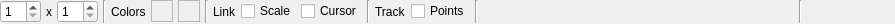
<?xml version="1.0" encoding="UTF-8"?>
<ui version="4.0">
 <class>PlotTableConfigWidget</class>
 <widget class="QWidget" name="PlotTableConfigWidget">
  <property name="geometry">
   <rect>
    <x>0</x>
    <y>0</y>
    <width>895</width>
    <height>24</height>
   </rect>
  </property>
  <property name="windowTitle">
   <string>Form</string>
  </property>
  <layout class="QGridLayout" name="gridLayout">
   <property name="horizontalSpacing">
    <number>5</number>
   </property>
   <property name="margin">
    <number>0</number>
   </property>
   <item row="0" column="18">
    <layout class="QHBoxLayout" name="horizontalLayout">
     <property name="spacing">
      <number>0</number>
     </property>
     <item>
      <widget class="QPushButton" name="pushButtonRun">
       <property name="minimumSize">
        <size>
         <width>22</width>
         <height>22</height>
        </size>
       </property>
       <property name="maximumSize">
        <size>
         <width>22</width>
         <height>22</height>
        </size>
       </property>
       <property name="cursor">
        <cursorShape>PointingHandCursor</cursorShape>
       </property>
       <property name="toolTip">
        <string>Run all plots</string>
       </property>
       <property name="text">
        <string/>
       </property>
       <property name="icon">
        <iconset>
         <normaloff>../resource/16x16/run.png</normaloff>../resource/16x16/run.png</iconset>
       </property>
       <property name="iconSize">
        <size>
         <width>16</width>
         <height>16</height>
        </size>
       </property>
       <property name="flat">
        <bool>true</bool>
       </property>
      </widget>
     </item>
     <item>
      <widget class="QPushButton" name="pushButtonPause">
       <property name="minimumSize">
        <size>
         <width>22</width>
         <height>22</height>
        </size>
       </property>
       <property name="maximumSize">
        <size>
         <width>22</width>
         <height>22</height>
        </size>
       </property>
       <property name="cursor">
        <cursorShape>PointingHandCursor</cursorShape>
       </property>
       <property name="toolTip">
        <string>Pause all plots</string>
       </property>
       <property name="text">
        <string/>
       </property>
       <property name="icon">
        <iconset>
         <normaloff>../resource/16x16/pause.png</normaloff>../resource/16x16/pause.png</iconset>
       </property>
       <property name="iconSize">
        <size>
         <width>16</width>
         <height>16</height>
        </size>
       </property>
       <property name="flat">
        <bool>true</bool>
       </property>
      </widget>
     </item>
     <item>
      <widget class="QPushButton" name="pushButtonClear">
       <property name="minimumSize">
        <size>
         <width>22</width>
         <height>22</height>
        </size>
       </property>
       <property name="maximumSize">
        <size>
         <width>22</width>
         <height>22</height>
        </size>
       </property>
       <property name="cursor">
        <cursorShape>PointingHandCursor</cursorShape>
       </property>
       <property name="toolTip">
        <string>Clear all plots</string>
       </property>
       <property name="text">
        <string/>
       </property>
       <property name="icon">
        <iconset>
         <normaloff>../resource/16x16/clear.png</normaloff>../resource/16x16/clear.png</iconset>
       </property>
       <property name="iconSize">
        <size>
         <width>16</width>
         <height>16</height>
        </size>
       </property>
       <property name="flat">
        <bool>true</bool>
       </property>
      </widget>
     </item>
     <item>
      <widget class="QPushButton" name="pushButtonImportExport">
       <property name="minimumSize">
        <size>
         <width>22</width>
         <height>22</height>
        </size>
       </property>
       <property name="maximumSize">
        <size>
         <width>22</width>
         <height>22</height>
        </size>
       </property>
       <property name="cursor">
        <cursorShape>PointingHandCursor</cursorShape>
       </property>
       <property name="toolTip">
        <string>Export all plots</string>
       </property>
       <property name="text">
        <string/>
       </property>
       <property name="icon">
        <iconset>
         <normaloff>../resource/16x16/eject.png</normaloff>../resource/16x16/eject.png</iconset>
       </property>
       <property name="flat">
        <bool>true</bool>
       </property>
      </widget>
     </item>
    </layout>
   </item>
   <item row="0" column="16">
    <widget class="rqt_multiplot::ProgressWidget" name="widgetProgress" native="true">
     <property name="sizePolicy">
      <sizepolicy hsizetype="MinimumExpanding" vsizetype="Preferred">
       <horstretch>0</horstretch>
       <verstretch>0</verstretch>
      </sizepolicy>
     </property>
    </widget>
   </item>
   <item row="0" column="10">
    <widget class="QCheckBox" name="checkBoxLinkCursor">
     <property name="toolTip">
      <string>Link plot cursors</string>
     </property>
     <property name="text">
      <string>Cursor</string>
     </property>
    </widget>
   </item>
   <item row="0" column="4">
    <widget class="QLabel" name="label">
     <property name="text">
      <string>Colors</string>
     </property>
    </widget>
   </item>
   <item row="0" column="1">
    <widget class="QLabel" name="label_3">
     <property name="font">
      <font>
       <weight>50</weight>
       <bold>false</bold>
      </font>
     </property>
     <property name="text">
      <string>x</string>
     </property>
     <property name="margin">
      <number>0</number>
     </property>
    </widget>
   </item>
   <item row="0" column="15">
    <widget class="Line" name="line_5">
     <property name="orientation">
      <enum>Qt::Vertical</enum>
     </property>
    </widget>
   </item>
   <item row="0" column="13">
    <widget class="QLabel" name="label_4">
     <property name="text">
      <string>Track</string>
     </property>
    </widget>
   </item>
   <item row="0" column="7">
    <widget class="Line" name="line_2">
     <property name="orientation">
      <enum>Qt::Vertical</enum>
     </property>
    </widget>
   </item>
   <item row="0" column="8">
    <widget class="QLabel" name="label_2">
     <property name="text">
      <string>Link</string>
     </property>
    </widget>
   </item>
   <item row="0" column="12">
    <widget class="Line" name="line_3">
     <property name="orientation">
      <enum>Qt::Vertical</enum>
     </property>
    </widget>
   </item>
   <item row="0" column="3">
    <widget class="Line" name="line">
     <property name="orientation">
      <enum>Qt::Vertical</enum>
     </property>
    </widget>
   </item>
   <item row="0" column="5">
    <widget class="QFrame" name="frameBackgroundColor">
     <property name="minimumSize">
      <size>
       <width>22</width>
       <height>22</height>
      </size>
     </property>
     <property name="maximumSize">
      <size>
       <width>22</width>
       <height>22</height>
      </size>
     </property>
     <property name="cursor">
      <cursorShape>PointingHandCursor</cursorShape>
     </property>
     <property name="toolTip">
      <string>Plot background color</string>
     </property>
     <property name="frameShape">
      <enum>QFrame::StyledPanel</enum>
     </property>
     <property name="frameShadow">
      <enum>QFrame::Sunken</enum>
     </property>
     <layout class="QGridLayout" name="gridLayout_2">
      <property name="margin">
       <number>0</number>
      </property>
      <item row="0" column="0">
       <widget class="QLabel" name="labelBackgroundColor">
        <property name="toolTip">
         <string>Plot background color</string>
        </property>
        <property name="text">
         <string/>
        </property>
       </widget>
      </item>
     </layout>
    </widget>
   </item>
   <item row="0" column="9">
    <widget class="QCheckBox" name="checkBoxLinkScale">
     <property name="toolTip">
      <string>Link plot scales</string>
     </property>
     <property name="layoutDirection">
      <enum>Qt::LeftToRight</enum>
     </property>
     <property name="text">
      <string>Scale</string>
     </property>
    </widget>
   </item>
   <item row="0" column="2">
    <widget class="QSpinBox" name="spinBoxColumns">
     <property name="toolTip">
      <string>Number of plot columns</string>
     </property>
     <property name="minimum">
      <number>1</number>
     </property>
    </widget>
   </item>
   <item row="0" column="17">
    <widget class="Line" name="line_4">
     <property name="orientation">
      <enum>Qt::Vertical</enum>
     </property>
    </widget>
   </item>
   <item row="0" column="6">
    <widget class="QFrame" name="frameForegroundColor">
     <property name="minimumSize">
      <size>
       <width>22</width>
       <height>22</height>
      </size>
     </property>
     <property name="maximumSize">
      <size>
       <width>22</width>
       <height>22</height>
      </size>
     </property>
     <property name="cursor">
      <cursorShape>PointingHandCursor</cursorShape>
     </property>
     <property name="frameShape">
      <enum>QFrame::StyledPanel</enum>
     </property>
     <property name="frameShadow">
      <enum>QFrame::Sunken</enum>
     </property>
     <layout class="QGridLayout" name="gridLayout_3">
      <property name="margin">
       <number>0</number>
      </property>
      <item row="0" column="0">
       <widget class="QLabel" name="labelForegroundColor">
        <property name="toolTip">
         <string>Plot foreground color</string>
        </property>
        <property name="text">
         <string/>
        </property>
       </widget>
      </item>
     </layout>
    </widget>
   </item>
   <item row="0" column="0">
    <widget class="QSpinBox" name="spinBoxRows">
     <property name="toolTip">
      <string>Number of plot rows</string>
     </property>
     <property name="minimum">
      <number>1</number>
     </property>
    </widget>
   </item>
   <item row="0" column="14">
    <widget class="QCheckBox" name="checkBoxTrackPoints">
     <property name="toolTip">
      <string>Track plot points at cursor</string>
     </property>
     <property name="text">
      <string>Points</string>
     </property>
    </widget>
   </item>
  </layout>
 </widget>
 <customwidgets>
  <customwidget>
   <class>rqt_multiplot::ProgressWidget</class>
   <extends>QWidget</extends>
   <header location="global">rqt_multiplot/ProgressWidget.h</header>
   <container>1</container>
  </customwidget>
 </customwidgets>
 <resources/>
 <connections/>
</ui>
